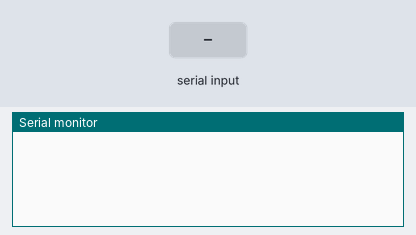
Recording of a program running on a simulated Arduino Uno, built with avr-gcc and run on an emulated ATmega328P. Parts: the last lines printed to the serial monitor. The test bench sets the inputs (shaded band).

Above: at 1.2 s.
1.3 s: "90,45,200\n" received over Serial
At 2.5 s:
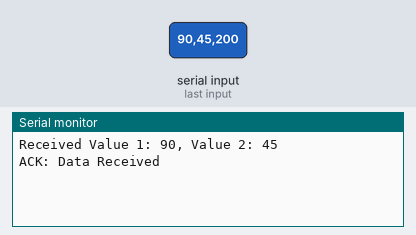
2.8 s: "0\n" received over Serial
At 3.4 s:
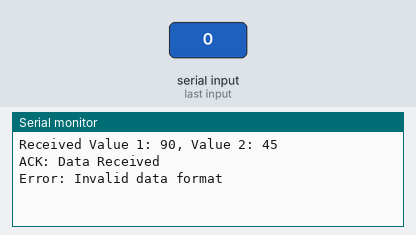

The program:

main.cpp
```cpp
#include <Arduino.h>

void setup() {
  // Start the serial communication at a baud rate of 9600
  Serial.begin(9600);
}

void loop() {
  if (Serial.available() > 0) {
    String data = Serial.readStringUntil('\n');
    int commaIndex = data.indexOf(',');

    if (commaIndex == -1 || commaIndex == 0 || commaIndex == data.length() - 1) {
      Serial.println("Error: Invalid data format");
      return;
    }

    String value1Str = data.substring(0, commaIndex);
    String value2Str = data.substring(commaIndex + 1);

    int value1 = value1Str.toInt();
    int value2 = value2Str.toInt();

    if (value1Str.toInt() == 0 && value1Str != "0" || value2Str.toInt() == 0 && value2Str != "0") {
      Serial.println("Error: Non-integer data received");
      return;
    }

    Serial.print("Received Value 1: ");
    Serial.print(value1);
    Serial.print(", Value 2: ");
    Serial.println(value2);

    // Send back an acknowledgement
    Serial.println("ACK: Data Received");
  }
}
```

Measured:
- after the input at 1.3 s, the serial monitor: prints a new line at once (image 1)
- after the input at 2.8 s, the serial monitor: prints a new line at once (image 2)
